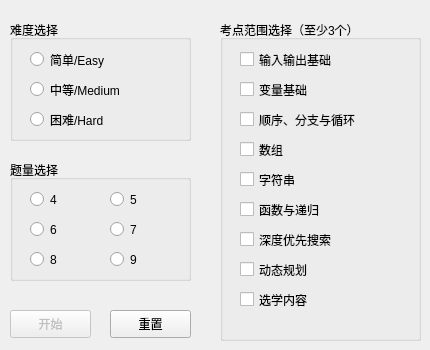
   <widget class="QWidget" name="page2_Test">
    <widget class="QGroupBox" name="test_main_difficulty">
     <property name="geometry">
      <rect>
       <x>10</x>
       <y>20</y>
       <width>181</width>
       <height>121</height>
      </rect>
     </property>
     <property name="title">
      <string>难度选择</string>
     </property>
     <widget class="QRadioButton" name="diff_easy">
      <property name="geometry">
       <rect>
        <x>20</x>
        <y>30</y>
        <width>115</width>
        <height>19</height>
       </rect>
      </property>
      <property name="text">
       <string>简单/Easy</string>
      </property>
     </widget>
     <widget class="QRadioButton" name="diff_medium">
      <property name="geometry">
       <rect>
        <x>20</x>
        <y>60</y>
        <width>141</width>
        <height>19</height>
       </rect>
      </property>
      <property name="text">
       <string>中等/Medium</string>
      </property>
     </widget>
     <widget class="QRadioButton" name="diff_hard">
      <property name="geometry">
       <rect>
        <x>20</x>
        <y>90</y>
        <width>115</width>
        <height>19</height>
       </rect>
      </property>
      <property name="text">
       <string>困难/Hard</string>
      </property>
     </widget>
    </widget>
    <widget class="QGroupBox" name="test_main_points">
     <property name="geometry">
      <rect>
       <x>220</x>
       <y>20</y>
       <width>201</width>
       <height>321</height>
      </rect>
     </property>
     <property name="title">
      <string>考点范围选择（至少3个）</string>
     </property>
     <widget class="QCheckBox" name="point1">
      <property name="geometry">
       <rect>
        <x>20</x>
        <y>30</y>
        <width>141</width>
        <height>19</height>
       </rect>
      </property>
      <property name="text">
       <string>输入输出基础</string>
      </property>
     </widget>
     <widget class="QCheckBox" name="point2">
      <property name="enabled">
       <bool>true</bool>
      </property>
      <property name="geometry">
       <rect>
        <x>20</x>
        <y>60</y>
        <width>91</width>
        <height>19</height>
       </rect>
      </property>
      <property name="text">
       <string>变量基础</string>
      </property>
      <property name="checkable">
       <bool>true</bool>
      </property>
     </widget>
     <widget class="QCheckBox" name="point3">
      <property name="enabled">
       <bool>true</bool>
      </property>
      <property name="geometry">
       <rect>
        <x>20</x>
        <y>90</y>
        <width>151</width>
        <height>19</height>
       </rect>
      </property>
      <property name="text">
       <string>顺序、分支与循环</string>
      </property>
     </widget>
     <widget class="QCheckBox" name="point4">
      <property name="enabled">
       <bool>true</bool>
      </property>
      <property name="geometry">
       <rect>
        <x>20</x>
        <y>120</y>
        <width>91</width>
        <height>19</height>
       </rect>
      </property>
      <property name="text">
       <string>数组</string>
      </property>
     </widget>
     <widget class="QCheckBox" name="point5">
      <property name="enabled">
       <bool>true</bool>
      </property>
      <property name="geometry">
       <rect>
        <x>20</x>
        <y>150</y>
        <width>91</width>
        <height>19</height>
       </rect>
      </property>
      <property name="text">
       <string>字符串</string>
      </property>
     </widget>
     <widget class="QCheckBox" name="point6">
      <property name="enabled">
       <bool>true</bool>
      </property>
      <property name="geometry">
       <rect>
        <x>20</x>
        <y>180</y>
        <width>111</width>
        <height>19</height>
       </rect>
      </property>
      <property name="text">
       <string>函数与递归</string>
      </property>
     </widget>
     <widget class="QCheckBox" name="point7">
      <property name="enabled">
       <bool>true</bool>
      </property>
      <property name="geometry">
       <rect>
        <x>20</x>
        <y>210</y>
        <width>131</width>
        <height>19</height>
       </rect>
      </property>
      <property name="text">
       <string>深度优先搜索</string>
      </property>
     </widget>
     <widget class="QCheckBox" name="point8">
      <property name="enabled">
       <bool>true</bool>
      </property>
      <property name="geometry">
       <rect>
        <x>20</x>
        <y>240</y>
        <width>91</width>
        <height>19</height>
       </rect>
      </property>
      <property name="text">
       <string>动态规划</string>
      </property>
     </widget>
     <widget class="QCheckBox" name="point9">
      <property name="enabled">
       <bool>true</bool>
      </property>
      <property name="geometry">
       <rect>
        <x>20</x>
        <y>270</y>
        <width>91</width>
        <height>19</height>
       </rect>
      </property>
      <property name="text">
       <string>选学内容</string>
      </property>
     </widget>
    </widget>
    <widget class="QGroupBox" name="test_main_num">
     <property name="geometry">
      <rect>
       <x>10</x>
       <y>160</y>
       <width>181</width>
       <height>121</height>
      </rect>
     </property>
     <property name="title">
      <string>题量选择</string>
     </property>
     <widget class="QRadioButton" name="num4">
      <property name="geometry">
       <rect>
        <x>20</x>
        <y>30</y>
        <width>41</width>
        <height>19</height>
       </rect>
      </property>
      <property name="text">
       <string>4</string>
      </property>
     </widget>
     <widget class="QRadioButton" name="num5">
      <property name="geometry">
       <rect>
        <x>100</x>
        <y>30</y>
        <width>41</width>
        <height>19</height>
       </rect>
      </property>
      <property name="text">
       <string>5</string>
      </property>
     </widget>
     <widget class="QRadioButton" name="num6">
      <property name="geometry">
       <rect>
        <x>20</x>
        <y>60</y>
        <width>41</width>
        <height>19</height>
       </rect>
      </property>
      <property name="text">
       <string>6</string>
      </property>
     </widget>
     <widget class="QRadioButton" name="num7">
      <property name="geometry">
       <rect>
        <x>100</x>
        <y>60</y>
        <width>41</width>
        <height>19</height>
       </rect>
      </property>
      <property name="text">
       <string>7</string>
      </property>
     </widget>
     <widget class="QRadioButton" name="num8">
      <property name="geometry">
       <rect>
        <x>20</x>
        <y>90</y>
        <width>41</width>
        <height>19</height>
       </rect>
      </property>
      <property name="text">
       <string>8</string>
      </property>
     </widget>
     <widget class="QRadioButton" name="num9">
      <property name="geometry">
       <rect>
        <x>100</x>
        <y>90</y>
        <width>41</width>
        <height>19</height>
       </rect>
      </property>
      <property name="text">
       <string>9</string>
      </property>
     </widget>
    </widget>
    <widget class="QPushButton" name="test_main_begin">
     <property name="enabled">
      <bool>false</bool>
     </property>
     <property name="geometry">
      <rect>
       <x>10</x>
       <y>310</y>
       <width>81</width>
       <height>28</height>
      </rect>
     </property>
     <property name="text">
      <string>开始</string>
     </property>
    </widget>
    <widget class="QPushButton" name="test_main_reset">
     <property name="geometry">
      <rect>
       <x>110</x>
       <y>310</y>
       <width>81</width>
       <height>28</height>
      </rect>
     </property>
     <property name="text">
      <string>重置</string>
     </property>
    </widget>
   </widget>
